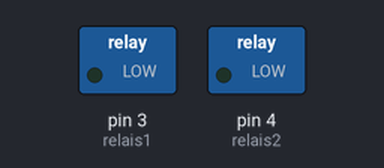
Bench run of a sketch on a simulated Arduino Uno, built with avr-gcc and run on an emulated ATmega328P. Parts: switched loads named in the sketch (green lamp = pin HIGH).

Above: at 0.5 s.
At 2.5 s:
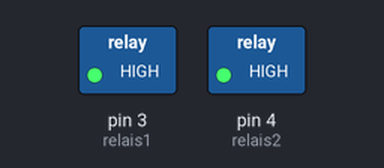
At 4.5 s:
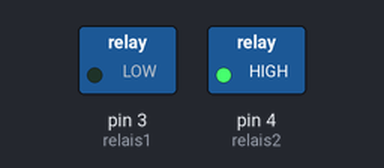
At 6.5 s:
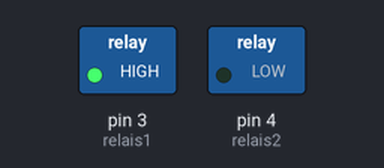
Timing chart, 0 to 10.4 s (numbered marks = the images above):
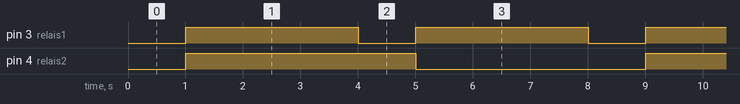

The sketch:

pro.ino
```cpp
#define relais1 3
#define relais2 4


void setup() {
  pinMode(relais1,OUTPUT);
  pinMode(relais2,OUTPUT);

}

void loop() {
  digitalWrite(relais1,LOW);
  delay(1000);
  digitalWrite(relais1,HIGH);
  digitalWrite(relais2,HIGH);
  delay(3000);
  digitalWrite(relais1,LOW);
  delay(1000);
  digitalWrite(relais1,HIGH);
  digitalWrite(relais2,LOW);
  delay(3000);

}
```

Measured:
- by itself, pin 3 (relais1): alternates HIGH for 3.0 s and LOW for 1.0 s
- by itself, pin 4 (relais2): alternates HIGH for 4.0 s and LOW for 4.0 s
- by itself, everything shown: repeats every 8.0 s, in 4 steps
